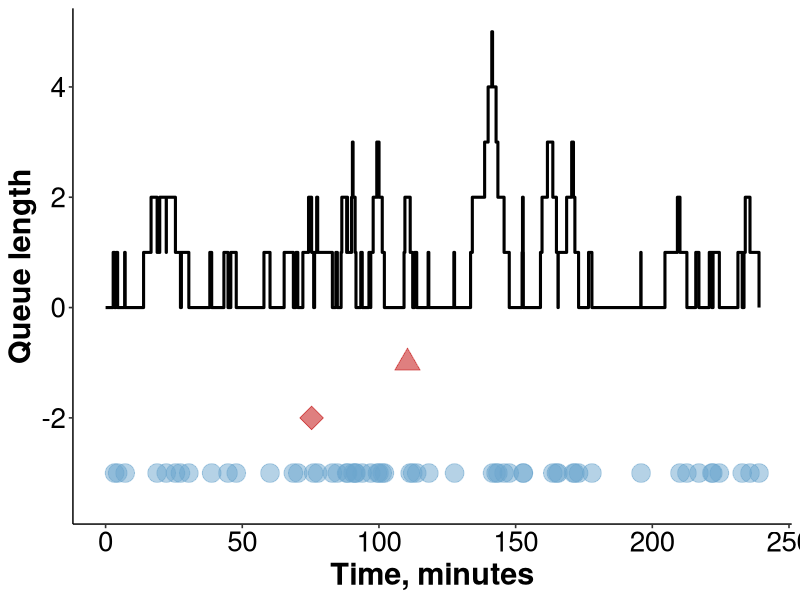
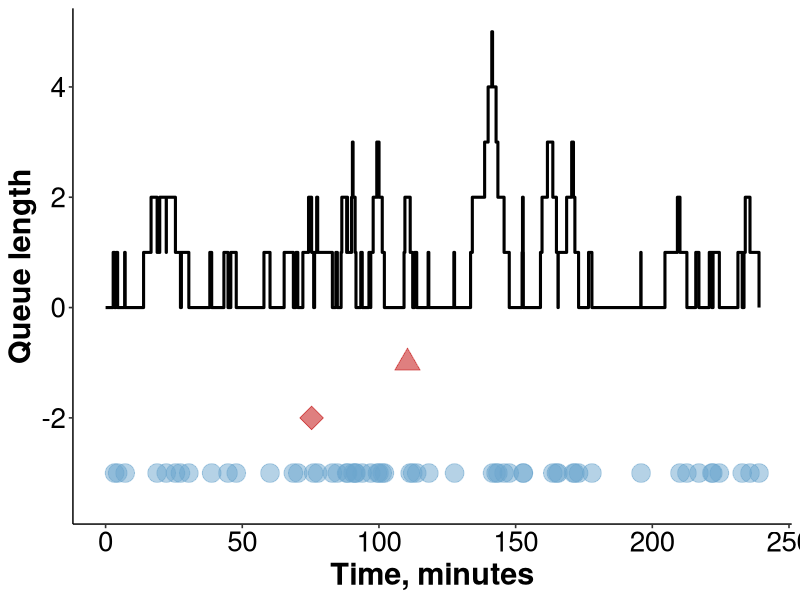
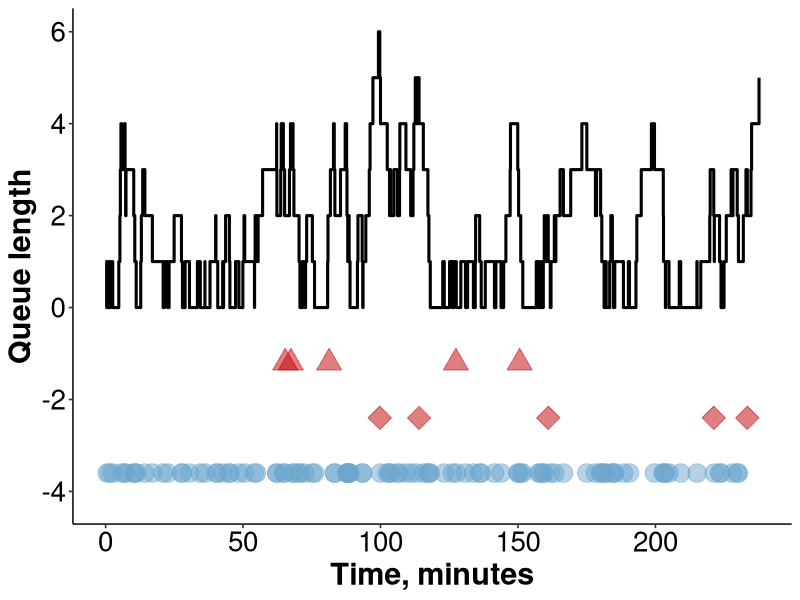
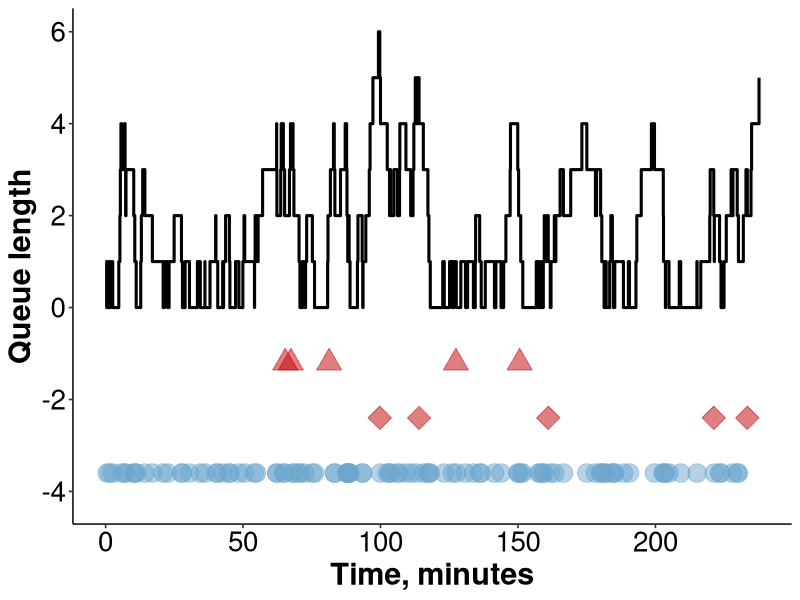
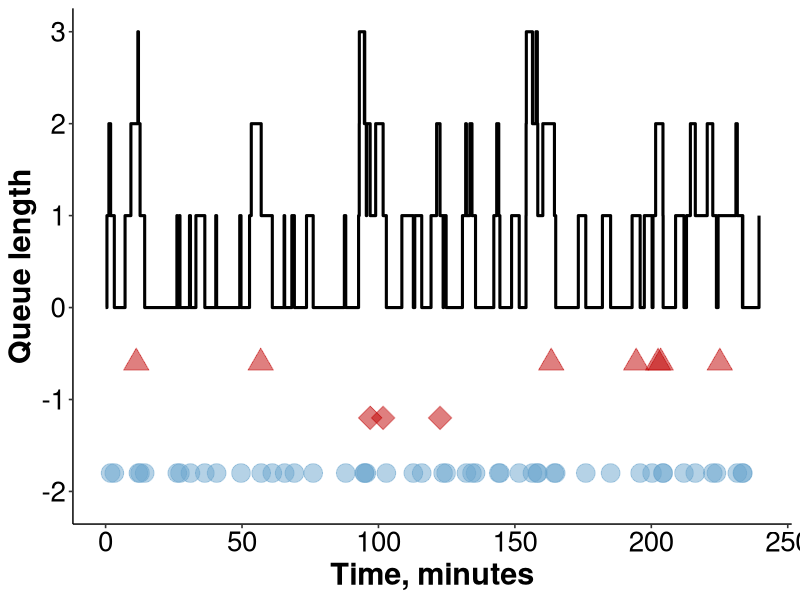
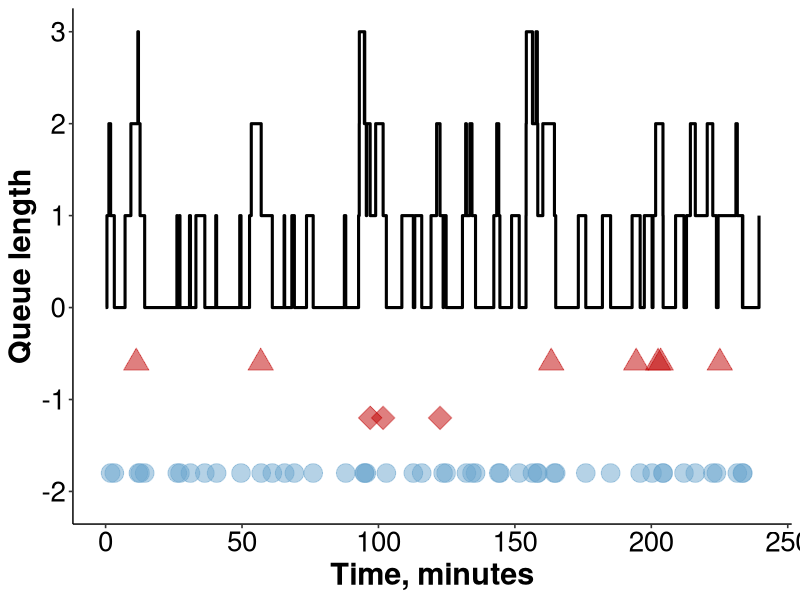
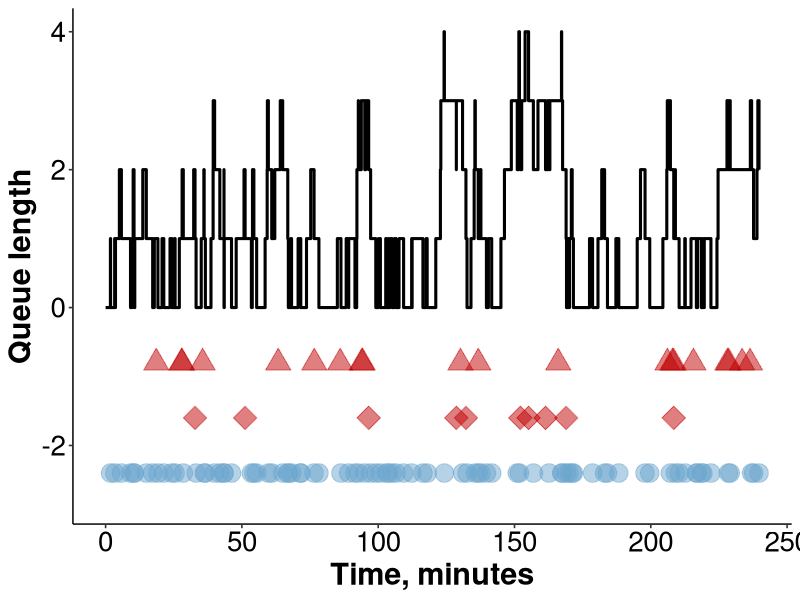
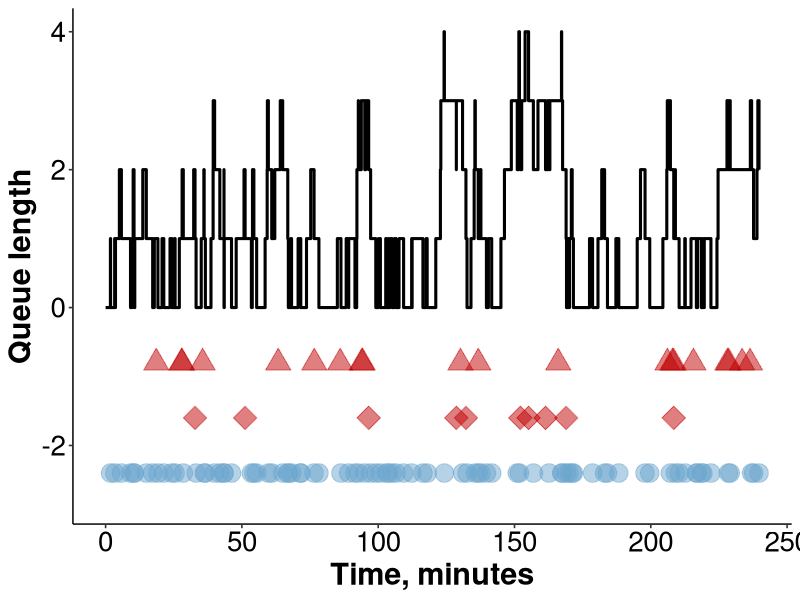

Generate these figures, in order, with R:
library(tidyverse)
library(scales)
library(gridExtra)
library(ggpubr)

##-----------------------------------------------------------------------------
# 0. User-defined functions
##-----------------------------------------------------------------------------

SimulateBalkingReneging <- function(n, mu, alpha, beta, t, fulloutput = F){
  
  # Generate arrival times
  # - First generate inter-arrival times from ~exp(x) where x = n/t
  interarr_times <- rexp(1.3*n, n/t)
  arrival_times <- cumsum(interarr_times)
  arrival_times <- arrival_times[arrival_times < t]  
  
  # - Times of arrival can be drawn from a uniform distribution U(0, t)
  arrival_times <- sort(runif(n, 0, t))
  arrival_times <- append(arrival_times, 999999)  # add very large value for sake 
                                                  # of ending the while loop
  
  # Generate service times
  # - Service times can be drawn from exp(mu) -- note not all times will be used
  #   due to balking
  service_times <- rexp(n, mu)
  
  # Keep a vector of time that events occur, initially populated only by the 
  # first arrival
  times_of_events <- arrival_times[1]
  
  # Keep a vector that tracks the type of event that occurs at each time in
  # times_of_events. We know that the first arrival will join the queue.
  types_of_events <- factor(NA, levels = c("joins", "balks", "reneges", "served"))
  types_of_events[1] <- "joins"
  
  # Keep a vector that tracks the queue length after each event occurs. Note the 
  # queue length is 1 after the first customer joins the queue
  queue_length <- numeric()
  queue_length[1] <- 1
  
  # Initialize trackers
  ct <- times_of_events  # ct (current time) tracks time in the while loop
  i <- 1  # i tracks number of events (we start with 1 because we already have
  # a customer who has joined the queue)
  j <- 1  # j tracks number of arrivals
  k <- 0  # k tracks number of households served
  tt_next_arrival <- arrival_times[j+1] - ct  # time 'til next arrival
  tt_next_service <- service_times[k+1]  # time 'til next service
  renege_time <- NA  # renege_time only calculated when queue_length > 1
  
  # Each loop represents one event (customer joins, balks, reneges, or served)
  while (ct < t){
    
    # If the renege time exists and is smaller than the time 'til next arrival 
    # or service then update accordingly
    if(which.min(c(renege_time, tt_next_arrival, tt_next_service)) == 1){
      i <- i+1
      times_of_events[i] <- ct + renege_time
      ct <- ct + renege_time
      types_of_events[i] <- "reneges"
      queue_length[i] <- queue_length[i-1] - 1
      tt_next_arrival <- tt_next_arrival - renege_time
      if(queue_length[i] == 0){  # if no one left in queue - service time resets
        tt_next_service <- NA
      }else{
        tt_next_service <- tt_next_service - renege_time
      }
      if(queue_length[i] > 1){
        renege_time <- rexp(1, (queue_length[i]-1)*beta)
      }else{
        renege_time <- NA
      }
      
      # Check to see if next event is an arrival and update accordingly
    }else if(is.na(tt_next_service) | tt_next_arrival < tt_next_service){
      # Flip a coin with p = exp(-alpha*n/mu) to determine if arrival joins
      # or balks
      if(runif(1) < exp(-alpha*queue_length[i]/mu)){  # customer JOINS
        i <- i+1
        j <- j+1
        times_of_events[i] <- ct + tt_next_arrival
        ct <- ct + tt_next_arrival
        types_of_events[i] <- "joins"
        queue_length[i] <- queue_length[i-1] + 1
        if(is.na(tt_next_service)){
          tt_next_service <- service_times[k]
        }else{
          tt_next_service <- tt_next_service - tt_next_arrival
        }
        tt_next_arrival <- arrival_times[j+1] - ct
        if(queue_length[i] > 1){  # Update renege time to reflect longer line
          renege_time <- rexp(1, (queue_length[i]-1)*beta)
        }else{
          renege_time <- NA
        }
      }else{  # customer BALKS
        i <- i+1
        j <- j+1
        times_of_events[i] <- ct + tt_next_arrival
        ct <- ct + tt_next_arrival
        types_of_events[i] <- "balks"
        queue_length[i] <- queue_length[i-1]
        if(queue_length[i] == 0){  # if no one left in queue - service time resets
          tt_next_service <- NA
        }else{
          tt_next_service <- tt_next_service - tt_next_arrival
        }
        tt_next_arrival <- arrival_times[j+1] - ct
        #if(!is.na(renege_time) & queue_length[i] > 1){  # Update renege time
        #  renege_time <- renege_time - tt_next_arrival
        #}else if(is.na(renege_time) & queue_length[i] > 1){
        #  renege_time <- rexp(1, (queue_length[i]-1)*beta)
        if(queue_length[i] > 1){ # Update renege time to reflect shorter queue length
          renege_time <- rexp(1, (queue_length[i]-1)*beta)
        }else{
          renege_time <- NA
        }
      }
      
      # Check to see if next event is a service     
    }else if(tt_next_service < tt_next_arrival){
      i <- i+1
      k <- k+1
      times_of_events[i] <- ct + tt_next_service
      ct <- ct + tt_next_service
      types_of_events[i] <- "served"
      queue_length[i] <- queue_length[i-1] - 1
      tt_next_arrival <- tt_next_arrival - tt_next_service
      if(queue_length[i] == 0){  # if no one left in queue - service time resets
        tt_next_service <- NA
      }else{
        tt_next_service <- service_times[k]
      }
      #if(!is.na(renege_time) & queue_length[i] > 1){  # Update renege time
      #  renege_time <- renege_time - tt_next_arrival
      #}else if(is.na(renege_time) & queue_length[i] > 1){
      #  renege_time <- rexp(1, (queue_length[i]-1)*beta)
      if(queue_length[i] > 1){ # Update renege time to reflect shorter queue length
        renege_time <- rexp(1, (queue_length[i]-1)*beta)
      }else{
        renege_time <- NA
      }
    }
    
  }  
  
  if(tail(times_of_events, 1) > t){  # Remove elements that occur after time t
    if(tail(types_of_events, 1) == "served"){
      k <- k-1
    }
    times_of_events <- head(times_of_events, -1)
    types_of_events <- head(types_of_events, -1)
    queue_length <- head(queue_length, -1)
  }
  
  # When fulloutput option is F (default), only return the number of customer
  # served. Otherwise, return event times/types and queue length vectors, along
  # with a figure illustrating queue lengths and balking over time. 
  if(fulloutput == F){
    return(k)  # default is to return just the total customers serviced
  }else{  # if full output option is chosen then...
    # Graph queue length over time
    # - Make data frame of queue length over time (add 0,0 as first row)
    qlength_df <- data.frame(time = c(0, times_of_events),
                             qlength = c(0, queue_length))
    # - Make data frame of balking and reneging times and choose y-coord that is 
    #   5% below 0 relative to the max queue length
    vax_times <- times_of_events[types_of_events == "served"]
    vax_df <- data.frame(vtimes = vax_times, y = -0.6*max(queue_length))
    if(sum(types_of_events == "balks") == 0){
      balk_df <- data.frame(btimes = as.numeric(NA), y = as.numeric(NA))
    }else{
      balk_times <- times_of_events[types_of_events == "balks"]
      balk_df <- data.frame(btimes = balk_times, y = -0.2*max(queue_length))
    }
    if(sum(types_of_events == "reneges") == 0){
      renege_df <- data.frame(rtimes = as.numeric(NA), y = as.numeric(NA))
    }else{
      renege_times <- times_of_events[types_of_events == "reneges"]
      renege_df <- data.frame(rtimes = renege_times, y = -0.4*max(queue_length))   
    }
    
    # - Make plot
    plot <- ggplot() +
      geom_step(data = qlength_df, mapping = aes(x = time, y = qlength), 
                lwd = 1.05) +
      geom_point(data = balk_df, aes(x = btimes, y = y), color = "#C00000", 
                 fill = "#C00000", alpha = 0.5, shape = 24, size = 6) +
      geom_point(data = renege_df, aes(x = rtimes, y = y), color = "#C00000", 
                 fill = "#C00000", shape = 23, alpha = 0.5, size = 6) +
      geom_point(data = vax_df, aes(x = vtimes, y = y), color = "skyblue3",
                 fill = "skyblue3", alpha = 0.5, shape = 21, size = 6) +
      xlab("Time, minutes") +
      ylab("Queue length") +
      scale_y_continuous(breaks = pretty_breaks(), 
                         limits = c(-0.7*max(queue_length), max(queue_length))) +
      theme_pubr() +
      theme(axis.text=element_text(size=20),
            axis.title=element_text(size=22, face = "bold")) 
    
    print(plot)
    print(table(types_of_events))
    
    # Return full output
    return(list(num_served = k, event_times = times_of_events, 
                event_types = types_of_events, queue_length = queue_length,
                plot = plot))
  }
}

# Create lookup table function for given values of mu, alpha, beta and T
CreateLookup <- function(mu, alpha, beta, t){
  num_arrivals <- seq(200, 1000, by = 1)
  num_served <- sapply(num_arrivals, function(x) EstimateCustomersServed(x, mu, alpha, beta, t))
  lu_table <- data.frame(num_arrivals = num_arrivals, num_served = num_served)
  return(lu_table)
}

# Function calculates the estimated number of customers served given the total
# number of arrivals (n), service rate (mu), balking/reneging parameters (α, β),
# and total operation time (t)
EstimateCustomersServed <- function(n, mu, alpha, beta, t){
  
  # Calculate lambda assuming the rate of arrivals is constant over time
  lambda <-n/t
  
  # Calculate vaccination rate 
  V <- CalculateV(lambda, alpha, beta, mu)
  
  # Calculate total customers served by multiplying vax rate by the total time
  return(V*t)
  
}

CalculateV <- function(lambda, alpha, beta, mu){
  # Calculate p0 which we'll need to calculate p_n (which is in both terms of V)
  p0 <- Calculate_p0(lambda, alpha, beta, mu)
  
  # Calculate effective arrivals by passing n = 0, 1, 2, ..., 99 to Expr 2
  vec1 <- 0:99
  Expr2_out <- sapply(vec1, function(x) Expr2(lambda, alpha, beta, mu, p0, x))
  
  # Calculate average reneging rate by passing n = 1, 2, ..., 99 to Expr 3
  vec2 <- 1:99
  Expr3_out <- sapply(vec2, function(x) Expr3(lambda, alpha, beta, mu, p0, x))
  
  # V is equal to the effective arrivals - those that renege
  V <- sum(Expr2_out, na.rm = T) - sum(Expr3_out, na.rm = T)
  return(V)
  
}


Expr1 <- function(lambda, alpha, beta, mu, n){
  # This expression is used in calculating p0 for α>0/β>0
  num <- lambda^n * exp(-alpha*n*(n-1)/(2*mu)) * gamma(mu/beta)
  den <- beta^n * gamma(n+mu/beta)
  return(num/den)
}

Expr2 <- function(lambda, alpha, beta, mu, p0, n){
  # This expression is used in calculating first term of V (effective arrival
  # rate or lambda-bar) for α>0/β>0
  # -Specify p_n
  num <- lambda^n * exp(-alpha*n*(n-1)/(2*mu)) * gamma(mu/beta)
  den <- beta^n * gamma(n+mu/beta)
  p_n <- (num/den)*p0
  # -Specify lambda_n 
  lambda_n <- exp(-alpha*n/mu)*lambda
  return(p_n * lambda_n)
}

Expr3 <- function(lambda, alpha, beta, mu, p0, n){
  # This expression is used in calculating the second term of V (average rate
  # of reneging) for α>0/β>0
  # -Specify p_n
  num <- lambda^n * exp(-alpha*n*(n-1)/(2*mu)) * gamma(mu/beta)
  den <- beta^n * gamma(n+mu/beta)
  p_n <- (num/den)*p0
  return(p_n * (n-1) * beta)
}

Calculate_p0 <- function(lambda, alpha, beta, mu){
  # Pass n = 1, 2, .., 99 to Expr 1
  vec <- 1:99
  Expr1_out <- sapply(vec, function(x) Expr1(lambda, alpha, beta, mu, x))
  # Sum over all summands and find p0 
  p0 <- 1/(1+sum(Expr1_out, na.rm = T))
  return(p0)
}

##-----------------------------------------------------------------------------
# 1. Run single iterations
##-----------------------------------------------------------------------------

# Catchment size per site ranges 250-1000...once scaled by habitability (0.57),
# dog ownership rate (0.4), and number of dogs per hh (1.86), this range is...
250*.57*.4*1.86  # 106.2
1000*.57*.4*1.86  # 424.08

# We are now assuming the campaign goes on for four weekend days, 4 hours per
# day. That is equivalent to 50-110 dogs per site per day. (10 dogs/hour or 
# 24 dogs per hour)

# Lower balking/reneging parameters
pdf("_figures manuscript/R_output/queuesimulations.pdf", height = 3, width = 7)
SimulateBalkingReneging(60, mu = 0.5, alpha = 0.01, beta = 0.02, t = 240,
                        fulloutput = T)
SimulateBalkingReneging(120, mu = 0.5, alpha = 0.01, beta = 0.02, t = 240,
                        fulloutput = T)

# Higher balking/reneging parameters
SimulateBalkingReneging(60, mu = 0.5, alpha = 0.1, beta = 0.1, t = 240,
                        fulloutput = T)
SimulateBalkingReneging(120, mu = 0.5, alpha = 0.1, beta = 0.1, t = 240,
                        fulloutput = T)
dev.off()